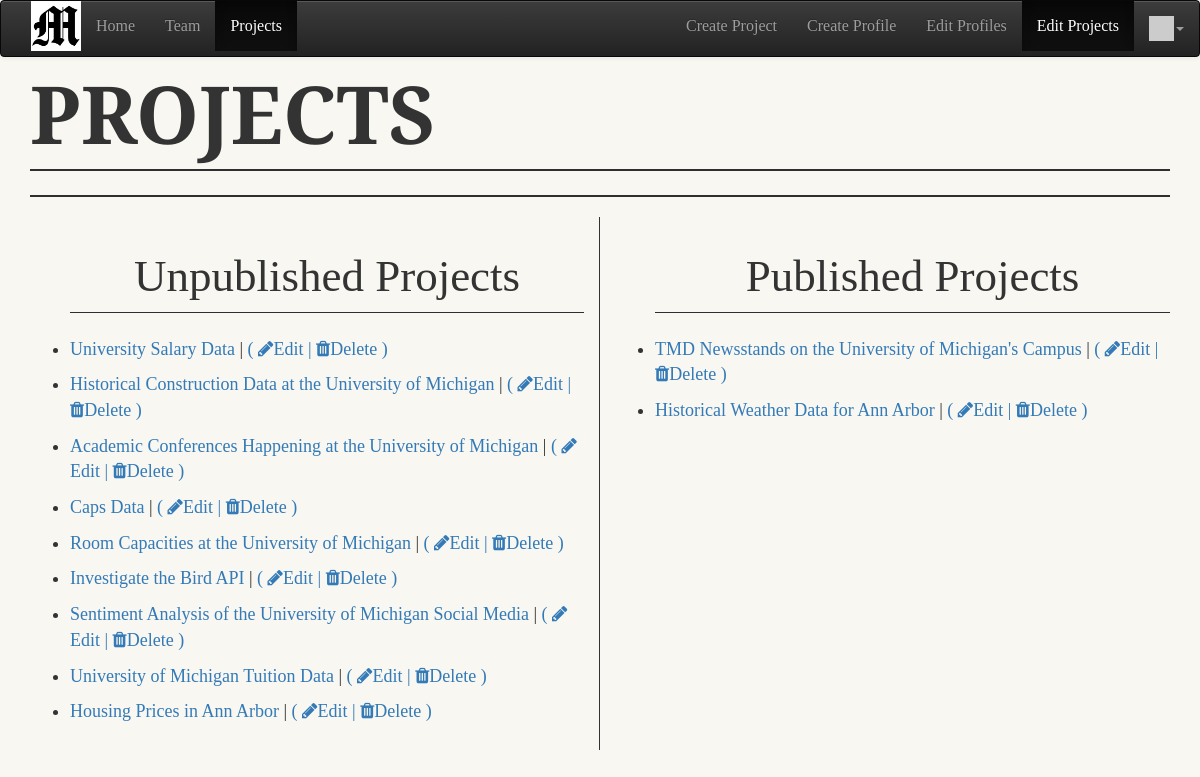
The page /project/ (signed in) on the database its author committed.
### catalog/models.py (models this page shows, shortened)
class Project(models.Model):
    name = models.CharField(max_length = 300, help_text = "Project Name")
    description = models.TextField(max_length = 100000, help_text = "Write Project description")
    start_date = models.DateField(help_text = "Enter the project start date", null = True)
    end_date = models.DateField(help_text = "Enter the project end date (leave blank if no end date)", null = True, blank =True)
    published_choices = (
        ("Yes", "Yes"),
        ("No", "No")
    )
    published = models.CharField(max_length = 3, choices = published_choices, default = 'No')
    section = models.ForeignKey("Section",on_delete=models.SET_NULL, null=True, blank = True, verbose_name= "Section of Newspaper Published")
    peoples = models.ManyToManyField('People', through = 'People_Project', verbose_name = "contributors", help_text = "Select all individuals who contributed to the project. (Hold down 'Control', or 'Command' on a Mac, to select more than one)",  blank = True, default= "None" )
    BACKEND_PROGRESS = (
        ('None', 'None'),
        ('Data Collection', 'Data Collection'),
        ('Data Cleaning', 'Data Cleaning'),
        ('Data Analysis', 'Data Analysis'),
        ('Insight Report', 'Insight Report'),
      )
    backend_progress = models.CharField(max_length = 100, choices = BACKEND_PROGRESS , default = 'None' ,
        help_text = "Backend Progress Stages: (1) Data Collection, (2) Data Cleaning, (3) Data Analysis, (4) Insight Report. Please select the stage of the project last completed. If none of the stages are completed please select None.")
    class Meta:
        ordering = ['start_date', 'end_date']

### catalog/views.py (the view)
# urls.py: path('project/', views.ProjectListView.as_view(), name = 'project'),
class ProjectListView(generic.ListView):
    model = Project
    paginate_by =  100
    template_name = "catalog/project_list.html"

### catalog/templatetags/app_tags.py (called while the page is built)
@register.filter(name='gravatar')
def gravatar(user, size=35):
    email = str(user.email.strip().lower()).encode('utf-8')
    email_hash = md5(email).hexdigest()
    url = "//www.gravatar.com/avatar/{0}?s={1}&d=identicon&r=PG"
    return url.format(email_hash, size)

### catalog/templates/catalog/project_list.html (shortened to what this page needs)
{% extends "base_generic.html" %}
{% block content %}
<head>
   <header style = "text-align:center;">Projects </header>
</head>
<div class ="subhead">
</div>
<body>
  {% if project_list.all %}
  <div class = "row">
    <div class = "column" style = "border-right: 0.5px solid;">
      <ul>
      <h1   style = "font-size: 45px;text-align:center;"> Unpublished Projects</h1>
      <div class ="verticalLine"></div>
      </ul>
      {% for project in project_list.all %}
        {% if project.published == 'No' %}
        <ul>
        <li>
            <a href="{% url 'project-detail' project.pk %}" style = "font-size: 18px"> {{ project.name }} </a>
            {% if user.is_staff %}|
              <a href="{% url 'project_update' project.pk %}" style = "font-size: 18px">( <i class="fa fa-pencil"></i>Edit | </a>
              <a href="{% url 'project_delete' project.pk %}" style = "font-size: 18px"><i class="fa fa-trash"></i>Delete )</a>
              {% elif user.is_authenticated %}
              <a href="{% url 'project_update' project.pk %}" style = "font-size: 18px">( <i class="fa fa-pencil"></i>Edit )</a>
              {%endif%}
            </li>
          </ul>
          {%endif%}
      {% endfor %}
    </div>
    <div class = "column" >
      <ul>
      <h1 style = "font-size: 45px;text-align:center;" >Published Projects</h1>
      <div class ="verticalLine"></div>
      </ul>
        {% for project in project_list.all %}
          {% if project.published == 'Yes' %}
        <ul>
          <li>
              <a href="{% url 'project-detail' project.pk %}" style = "font-size: 18px"> {{ project.name }} </a>
              {% if user.is_staff %}|
              <a href="{% url 'project_update' project.pk %}" style = "font-size: 18px">( <i class="fa fa-pencil"></i>Edit | </a>
              <a href="{% url 'project_delete' project.pk %}" style = "font-size: 18px"><i class="fa fa-trash"></i>Delete )</a>
              {% elif user.is_authenticated %}
              <a href="{% url 'project_update' project.pk %}" style = "font-size: 18px">( <i class="fa fa-pencil"></i>Edit )</a>
              {%endif%}
              </li>
          </ul>
        {%endif%}
      {%endfor%}
    </div>
  </div>
  {% else %}
    <p>There are no projects on the Michigan Daily Data Engineering Team.</p>
  {% endif %}
</body>
{% endblock %}

### catalog/templates/base_bootstrap.html (style rules this page uses)
body { font-family: "Fira Sans"; font-style: normal; font-variant: normal; font-weight: 500; font-size: 18px; background-color: #f9f7f1; }
h1 { font-family: "Fira Sans"; font-style: 45; font-variant: normal; font-weight: 500; }

### catalog/templates/catalog/project_list.html (style rules this page uses)
.subhead { text-transform: uppercase; border-bottom: 2px solid #2f2f2f; border-top: 2px solid #2f2f2f; padding: 12px 0 12px 0; }
header { font-family: 'Playfair Display', serif; font-weight:900; font-size: 80px; text-transform: uppercase; display: inline-block; line-height: 72px; margin-bottom: 20px; text-align: center; }
.column { float: left; width: 50%; padding: 15px; }
.row:after { content: ""; display: table; clear: both; }
.verticalLine { border-top: 0.5px solid #2f2f2f; height:15px; }

### rows shown on the page
Project: name "University Salary Data"
Project: name "Historical Construction Data at the University of Michigan"
Project: name "Academic Conferences Happening at the University of Michigan"
Project: name "Caps Data"
Project: name "Room Capacities at the University of Michigan"
Project: name "Investigate the Bird API"
Project: name "Sentiment Analysis of the University of Michigan Social Media"
Project: name "University of Michigan Tuition Data"
Project: name "Housing Prices in Ann Arbor"
Project: name "TMD Newsstands on the University of Michigan's Campus"
Project: name "Historical Weather Data for Ann Arbor"
